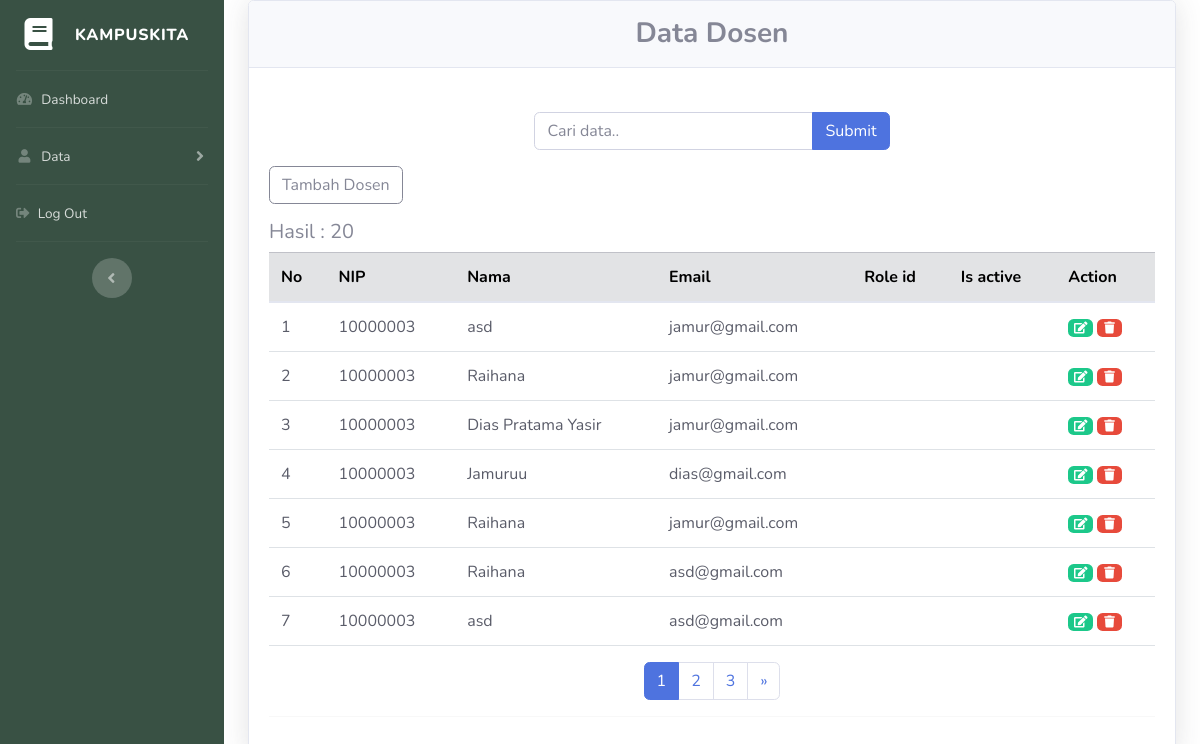
The app's page /index.php/dosen, older data.
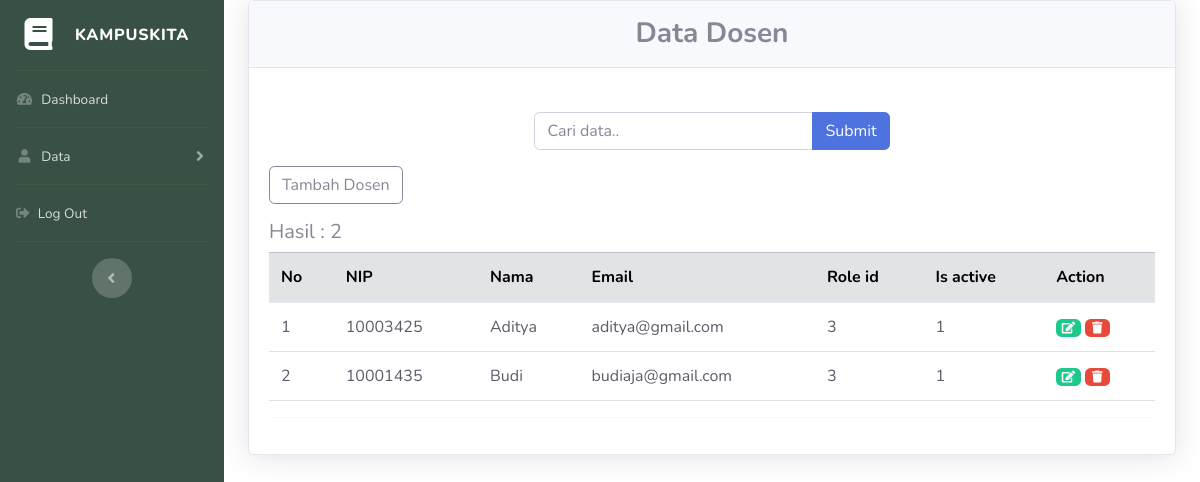
The same page, newer data.
### tables this page shows
CREATE TABLE `dosen` (
  `id` int(11) NOT NULL,
  `nama` varchar(100) NOT NULL,
  `nip` int(8) NOT NULL,
  `email` varchar(50) NOT NULL,
  `password` varchar(128) NOT NULL,
  `role_id` int(11) NOT NULL,
  `is_active` int(11) NOT NULL
);

### application/controllers/Dosen.php (called while the page is built, shortened)
<?php
class Dosen extends CI_Controller
{
	public function __construct()
	{
		parent::__construct();
		$this->load->model('ModelAdmin');
	}
	public function index()
	{
		$queryAllDosen = $this->ModelAdmin->getDataDosen();
		$data = array('dosen' => $queryAllDosen);
		$title['title'] = "KampusKita Home";
		if($this->input->post('submit')) {
			$data['keyword'] = $this->input->post('keyword');
			$this->session->set_userdata('keyword', $data['keyword']);
		} else {
			$data['keyword'] = $this->session->userdata('keyword');
		}
		$this->db->like('nama', $data['keyword']);
		$this->db->or_like('email', $data['keyword']);
		$this->db->or_like('nip', $data['keyword']);
		$this->db->from('dosen');
		$config['total_rows'] = $this->db->count_all_results();
		$data['total_rows'] = $config['total_rows'];
		$config['per_page'] = 7;
		$data['start'] = $this->uri->segment(3);
		$data['dosen'] = $this->ModelAdmin->getDosen($config['per_page'], $data['start'], $data['keyword']);
		$this->load->view('templates/header', $title);
		$this->load->view('templates/sidebar');
		$this->load->view('view-dosen.php', $data);
		$this->load->view('templates/footer');
	}
}

### index.php (called while the page is built, shortened)
<?php
require_once BASEPATH.'core/CodeIgniter.php';

### application/models/ModelAdmin.php (called while the page is built, shortened)
<?php
class ModelAdmin extends CI_Model
{
	public function getDosen($limit, $start, $keyword = null)
	{
		$this->db->order_by('id', 'DESC');
		$query = $this->db->get('dosen', $limit, $start);
		return $query->result();
	}
}

### application/views/view-dosen.php (the view, shortened to what this page needs)
<br>
<div class="container-fluid">
	<div class="card shadow mb-4">
		<div class="card-header py-3">
			<h3 class="m-0 font-weight-bold text-secondary" align="center">Data Dosen</h3>
		</div>
		<div class="card-body">
			<div class="row justify-content-center mt-4">
				<div class="col-md-5">
					<form action="<?= base_url('dosen'); ?>" method="post">
						<div class="input-group mb-3">
							<input type="text" class="form-control" placeholder="Cari data.. " name="keyword" autocomplete="off" autofocus>
							<div class="input-group-append">
								<input class="btn btn-primary" type="submit" name="submit">
							</div>
						</div>
					</form>
				</div>
			</div>
			<a class="btn btn-outline-secondary mb-3" align="center" data-toggle="modal" data-target="#newDosen">Tambah Dosen</a>
			<h5>Hasil : <?= $total_rows; ?></h5>
			<table class="table table-hover text-dark">
				<thead class="table-secondary">
					<tr>
						<th scope="col">No</th>
						<th scope="col">NIP</th>
						<th scope="col">Nama</th>
						<th scope="col">Email</th>
						<th scope="col">Role id</th>
						<th scope="col">Is active</th>
						<th scope="col">Action</th>
					</tr>
				</thead>
				<tbody>
					<?php
					foreach ($dosen as $row) :
					?>
						<tr>
							<td><?= ++$start; ?></td>
							<td><?= $row->nip; ?></td>
							<td><?= $row->nama; ?></td>
							<td><?= $row->email; ?></td>
							<td><?= $row->role_id; ?></td>
							<td><?= $row->is_active; ?></td>
							<td>
								<a class="badge badge-success" data-toggle="modal" data-target="#editDosen<?= $row->id; ?>" href=""><i class="fas fa-fw fa-edit"></i></a>
								<a class="badge badge-danger" data-toggle="modal" data-target="#deleteDosen<?= $row->id; ?>"><i class="fas fa-fw fa-trash"></i></a>
							</td>
						</tr>
					<?php endforeach; ?>
			</table>
			<?= $this->pagination->create_links(); ?>
			<hr class="container-divider">
		</div>
	</div>
</div>
</div>

### application/config/pagination.php (shortened to what this page needs)
<?php
		$config['full_tag_open'] = '<nav><ul class="pagination justify-content-center">';
		$config['full_tag_close'] = '</ul></nav>';
		$config['next_tag_open'] = ' <li class="page-item">';
		$config['next_tag_close'] = ' </li>';
		$config['cur_tag_open'] = ' <li class="page-item active"><a class="page-link" href="#">';
		$config['cur_tag_close'] = ' </a></li>';
		$config['num_tag_open'] = ' <li class="page-item ">';
		$config['num_tag_close'] = ' </li>';
		?>

### application/views/templates/header.php (shortened to what this page needs)
<!DOCTYPE html>
<html lang="en">
<head>
	<link href="<?= base_url('assets/')?>/vendor/fontawesome-free/css/all.min.css" rel="stylesheet" type="text/css">
	<link href="https://cdn.jsdelivr.net/npm/bootstrap@5.2.3/dist/css/bootstrap.min.css" rel="stylesheet">
  <link href="https://getbootstrap.com/docs/5.2/assets/css/docs.css" rel="stylesheet">
	<link href="<?= base_url('assets/')?>/css/sb-admin-2.min.css" rel="stylesheet">
</head>
<body>

### application/views/templates/sidebar.php (shortened to what this page needs)
<body>
	<div id="wrapper">
		<ul class="navbar-nav sidebar sidebar-dark accordion" style="background-color: #395144;" id="accordionSidebar">
			<a class="sidebar-brand d-flex align-items-center justify-content-center" href="<?= base_url('home');?>">
				<div class="sidebar-brand-icon">
					<i class="fas fa-fw fa-book"></i>
				</div>
				<div class="sidebar-brand-text mx-3">KampusKita</div>
			</a>
			<hr class="sidebar-divider my-0">
			<li class="nav-item">
				<a class="nav-link" href="<?= base_url('home'); ?>">
					<i class="fas fa-fw fa-tachometer-alt"></i>
					<span>Dashboard</span></a>
			</li>
			<hr class="sidebar-divider my-0">
			<li class="nav-item">
				<a class="nav-link collapsed" href="#" data-toggle="collapse" data-target="#collapseTwo" aria-expanded="true" aria-controls="collapseTwo">
					<i class="fas fa-fw fa-user"></i>
					<span>Data</span>
				</a>
			</li>
			<hr class="sidebar-divider my-0">
			<li class="nav-item">
				<a class="nav-link" href="<?= base_url('auth/logoutAdmin')?>">
					<i class="fas fa-sign-out-alt"></i>
					<span>Log Out</span>
				</a>
			</li>
			<hr class="sidebar-divider">
			<div class="text-center d-none d-md-inline">
				<button class="rounded-circle border-0" id="sidebarToggle"></button>
			</div>
		</ul>

### application/views/templates/footer.php (shortened to what this page needs)
</body>
</html>

Row changes from the older to the newer data that the page shows:
removed dosen: nip "10000003", nama "asd", email "jamur@gmail.com"
removed dosen: nip "10000003", nama "Raihana", email "jamur@gmail.com"
removed dosen: nip "10000003", nama "Dias Pratama Yasir", email "jamur@gmail.com"
removed dosen: nip "10000003", nama "Jamuruu", email "dias@gmail.com"
removed dosen: nip "10000003", nama "Raihana", email "jamur@gmail.com"
removed dosen: nip "10000003", nama "Raihana", email "asd@gmail.com"
removed dosen: nip "10000003", nama "asd", email "asd@gmail.com"
added dosen: nip "10003425", nama "Aditya", email "aditya@gmail.com", role "3", is_active "1"
added dosen: nip "10001435", nama "Budi", email "budiaja@gmail.com", role "3", is_active "1"
Text that changed along with them:
$total_rows: "20" → "2"
$this->pagination->create_links(): "1 2 3 »" → (not shown)
